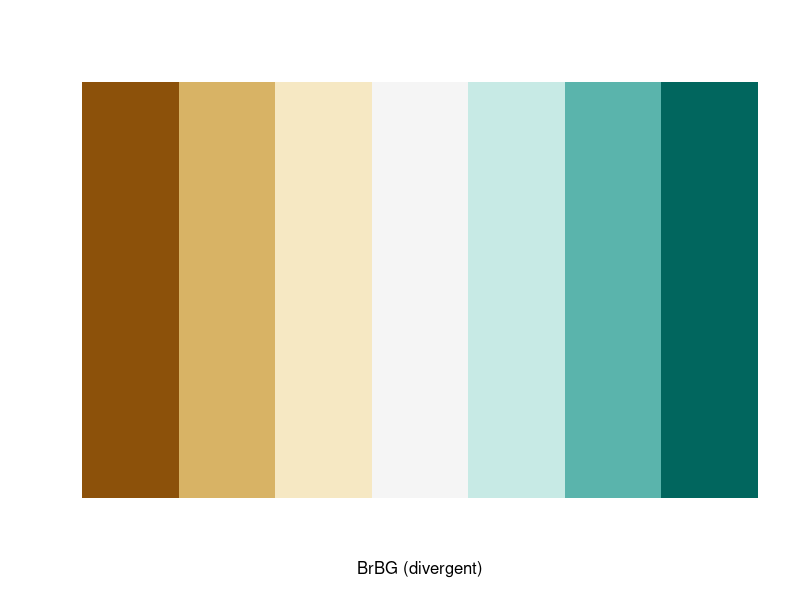
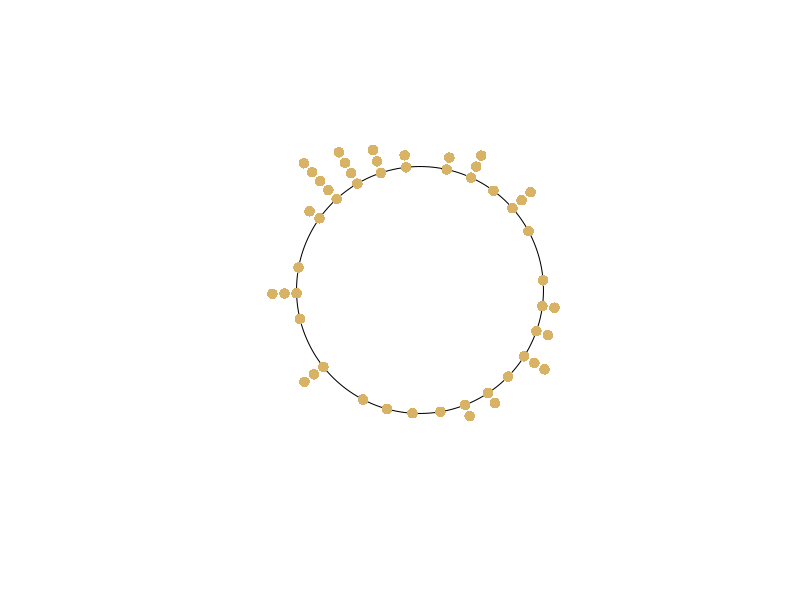
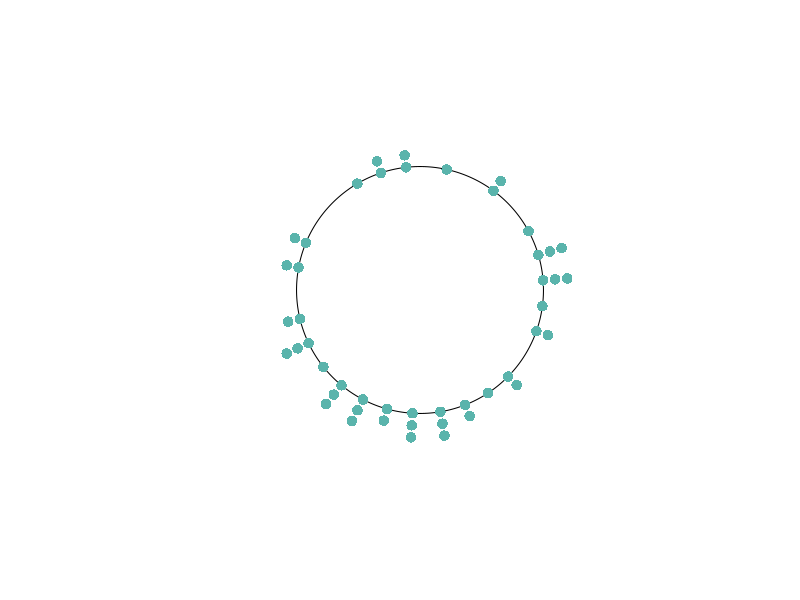
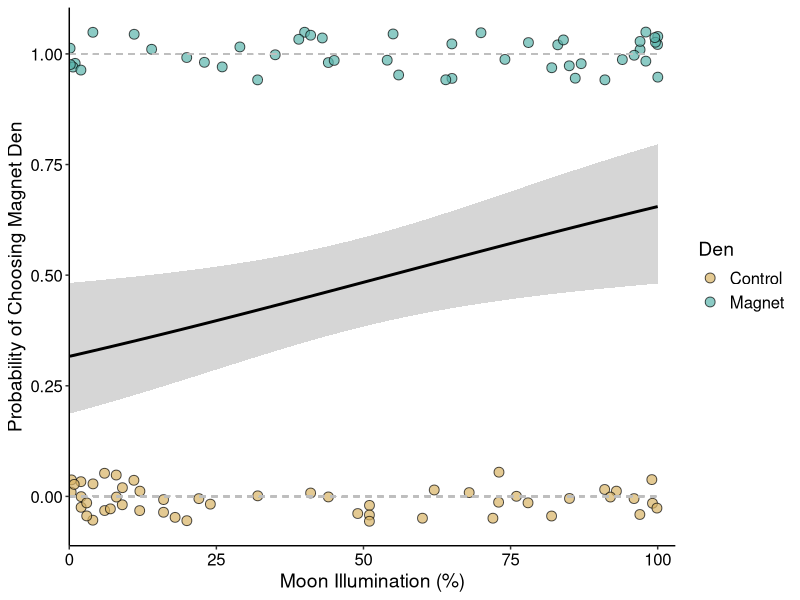
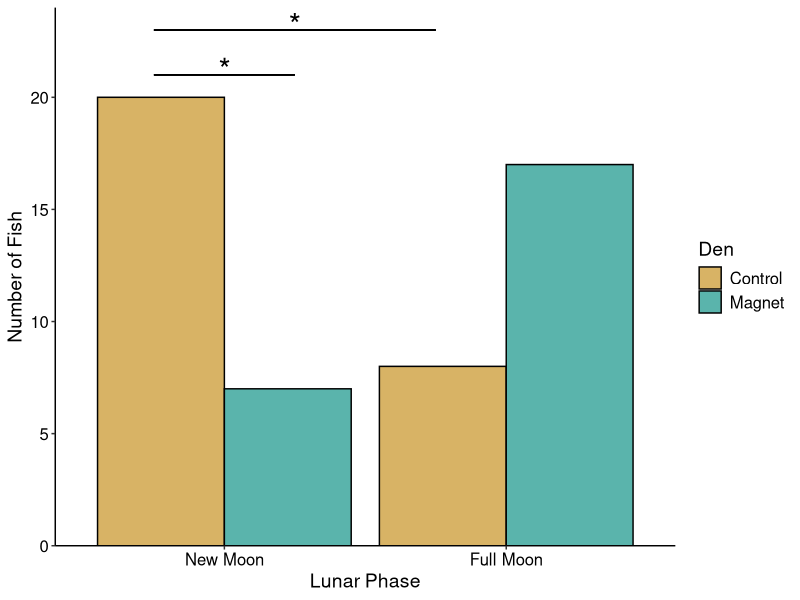
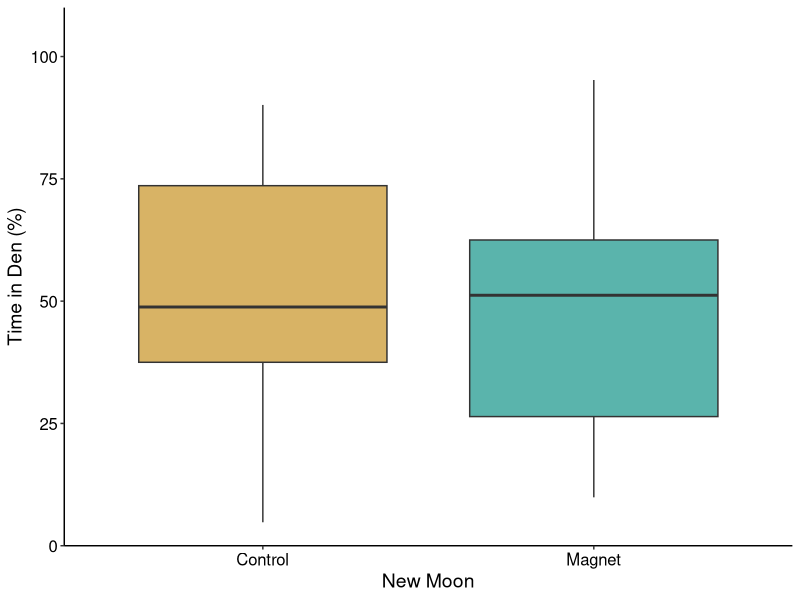
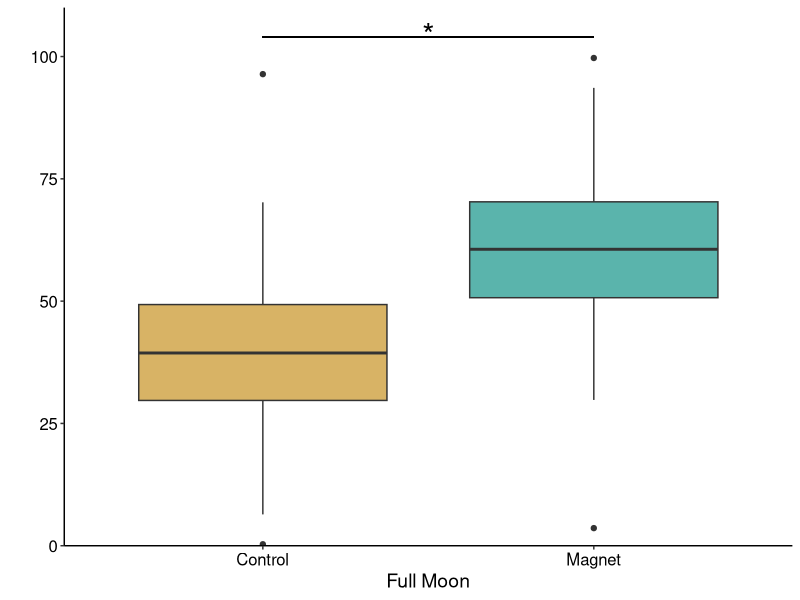
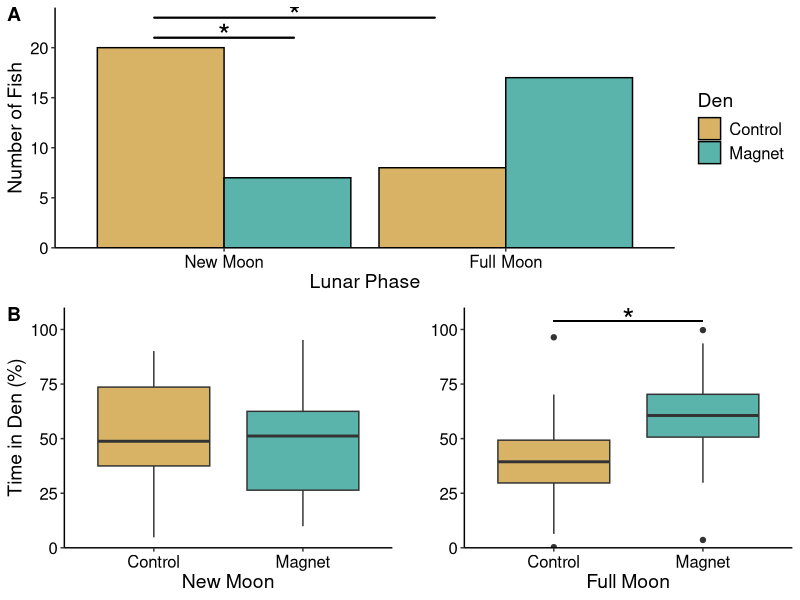

These figures' R source, in order:
## ---- chunk 1
library(RColorBrewer)
library(circular)
library(ggplot2)
library(ggpubr)
library(tidyverse)
library(rstatix)
## ---- chunk 2
# Hexadecimal color specification 
brewer.pal(n = 8, name = "BuGn")
# "#F7FCFD" "#E5F5F9" "#CCECE6" "#99D8C9" "#66C2A4" "#41AE76" "#238B45" "#005824"
display.brewer.pal(7,"BrBG")
## ---- chunk 3
lunar_data <- read.csv("2024_05_30 Data Availability.csv", sep = ",", header = TRUE)
View(lunar_data)
## ---- chunk 4
lunar_data %>% 
  group_by(Morning_Dec) %>% 
  summarise(count=n())
#total n = 98
#control n= 51
#magnet n= 47
## ---- chunk 5
control_data <- lunar_data %>% filter(Morning_Dec == "Control") #trials where fish were occupying the control den in the morning
control_choice <- control_data$Lunar_Day_Degree
control_choice_circ <- circular(control_choice, units = "degrees", template = "geographics", modulo = "2pi") 
mean.circular(control_choice_circ)
#mean angle = 354.5702
rayleigh.test(control_choice_circ)
#p-value = 0.2366 
## ---- chunk 6
plot.circular(control_choice_circ, col= "#D8B365", stack = TRUE, bins = 360, sep = .07, shrink = 1.5, cex = 1.4, axes=FALSE) #saved as .pdf to edit in illustrator
## ---- chunk 7
magnet_data <- lunar_data %>% filter(Morning_Dec == "Magnet") #trials where fish were occupying the magnet den in the morning
magnet_choice <- magnet_data$Lunar_Day_Degree
magnet_choice_circ <- circular(magnet_choice, units = "degrees", template = "geographics", modulo = "2pi") 
mean.circular(magnet_choice_circ)
# mean angle = 182.0084
rayleigh.test(magnet_choice_circ)
#p-value =  0.1133
## ---- chunk 8
plot.circular(magnet_choice_circ, col= "#5AB4AC", stack = TRUE, bins = 360, sep = .07, shrink = 1.5, cex = 1.4, axes=FALSE) #saved as .pdf to edit in illustrator
## ---- chunk 9
watson.two.test(control_choice_circ, magnet_choice_circ)
#Test Statistic: 0.1912
#0.01 < p-value < 0.05  
## ---- chunk 10
regression_model <- glm(Morning_DV ~ Moon_Illumination + Avg_Cloud_Cover + Effective_Illumination + Length + Tide_0800, data=lunar_data, family = binomial)
summary(regression_model)
confint(regression_model) #calculating confidence intervals
regression_model$coefficients #coefficients
exp(regression_model$coefficients) #calculating odds ratio
## ---- chunk 11
moon_illum_plot <- ggplot(lunar_data, aes(x = Moon_Illumination, y = Morning_DV)) + 
  geom_point (aes(colour= Morning_Dec, fill = Morning_Dec), pch = 21, colour = "black", alpha=.7, size=3, position=position_jitter(height=.06)) +
  stat_smooth(method = "glm", color = "black", se=TRUE, method.args = list(family="binomial")) + theme_classic() + 
  theme(axis.title.x = element_text(size=14), axis.title.y = element_text(size=14), 
        axis.text.x = element_text(size = 12, color = "black"), 
        axis.text.y = element_text(size = 12, color = "black")) +
  labs (x="Moon Illumination (%)", y="Probability of Choosing Magnet Den") +
  geom_segment(aes(x=0,xend=100,y=1,yend=1), linetype=2, color = "grey") + 
  geom_segment(aes(x=0,xend=100,y=0,yend=0), linetype=2, color = "grey") + 
  scale_x_continuous(expand = c(0,0), breaks = seq(0, 103, 25), limits = c(0,103)) +
  scale_fill_manual(values=c("#D8B365", "#5AB4AC")) + labs(fill= "Den") +
  theme(legend.title = element_text(size=14), legend.text = element_text(size=12))
               
moon_illum_plot
ggsave("Fig2B.pdf", width=6, height=4, dpi=300) #saved as .pdf to edit in illustrator
## ---- chunk 12
cycle_data <- lunar_data %>% filter(Moon_Cycle == "Full Moon" | Moon_Cycle == "New Moon") #trials conducted +/- 3 days around the new moon (n=27) and the full moon (n=25)
morning_choice=cycle_data %>% 
  group_by(Moon_Cycle, Morning_Dec) %>% 
  summarise(count=n())
morning_choice
## ---- chunk 13
my_theme = theme(
  axis.title.x = element_text(size = 16),
  axis.text.x = element_text(size = 14),
  axis.title.y = element_text(size = 16))

morning_choice_barplot <- ggplot(morning_choice, aes(x= Moon_Cycle, y = count, fill = Morning_Dec)) + geom_col(position = 'dodge', color= "black") + theme_classic() +
  theme(axis.title.x = element_text(size=14), axis.title.y = element_text(size=14), 
        axis.text.x = element_text(size = 12, color = "black"), 
        axis.text.y = element_text(size = 12, color = "black")) +
  theme(legend.title = element_text(size=14), legend.text = element_text(size=12)) +
  labs (x="Lunar Phase", y="Number of Fish") + scale_fill_manual(values=c("#D8B365", "#5AB4AC")) + 
  scale_x_discrete(limits=c("New Moon","Full Moon")) + labs(fill= "Den") + scale_y_continuous(expand = c(0,0),limits = c(0,24)) +
  geom_segment(aes(x=.75,xend=1.75,y=23,yend=23)) + geom_segment(aes(x=.75,xend=1.25,y=21,yend=21))+ 
  annotate("text",x = c(1.25), y = c(23.25),label = c("*"), size=8) + annotate("text",x = c(1), y = c(21.25),label = c("*"), size=8)
  
morning_choice_barplot
#ggsave("morning_choice.pdf", width=6, height=4, dpi=300)
## ---- chunk 14
binom.test(8, 25, p = 0.5)
#p-value = 0.1078
## ---- chunk 15
binom.test(20, 27, p = 0.5)
# p-value = 0.01916
## ---- chunk 16
binom.test(20, 28, p = 0.5)
#p-value = 0.0357
## ---- chunk 17
binom.test(17, 24, p = 0.5)
#p-value = 0.06391
## ---- chunk 18
newmoon_data <- lunar_data %>% filter(Moon_Cycle == "New Moon") %>% select(Perc_Control_Den, Perc_Magnet_Den)
newmoon_data <- newmoon_data %>% gather(newmoon_data)
newmoon_data <- newmoon_data %>% rename(Den = newmoon_data, Percent = value)
## ---- chunk 19
nm_boxplot <- ggplot(newmoon_data, aes(x= Den, y = Percent, fill=Den)) +
  geom_boxplot() + theme_classic() +
  theme(axis.title.x = element_text(size=14), axis.title.y = element_text(size=14), 
        axis.text.x = element_text(size = 12, color = "black"), 
        axis.text.y = element_text(size = 12, color = "black")) +
  labs (x="New Moon", y="Time in Den (%)") +
  scale_fill_manual(values=c("#D8B365", "#5AB4AC")) + theme(legend.position = "none") +
  theme(axis.text = element_text(size=12), axis.title = element_text(size=14))+ 
  scale_x_discrete(labels=c("Perc_Control_Den" = "Control", "Perc_Magnet_Den" = "Magnet")) +
  scale_y_continuous(expand = c(0,0),limits = c(0,110))

nm_boxplot
#ggsave("newmoon.pdf", width=3, height=4, dpi=300)
## ---- chunk 20
compare_means(Percent ~ Den, data = newmoon_data, paired = TRUE)
wilcox_test(Percent ~ Den, data = newmoon_data, paired = TRUE) #comparing with second stats to double check, same p-value
#p-value =	0.73
## ---- chunk 21
fullmoon_data <- lunar_data %>% filter(Moon_Cycle == "Full Moon") %>% select(Perc_Control_Den, Perc_Magnet_Den)
fullmoon_data <- fullmoon_data %>% gather(fullmoon_data)
fullmoon_data <- fullmoon_data %>% rename(Den = fullmoon_data, Percent = value)
## ---- chunk 22
fm_boxplot <- ggplot(fullmoon_data, aes(x= Den, y = Percent, fill=Den)) +
  geom_boxplot() + theme_classic() +
  theme(axis.title.x = element_text(size=14), axis.title.y = element_text(size=14), 
        axis.text.x = element_text(size = 12, color = "black"), 
        axis.text.y = element_text(size = 12, color = "black")) +
  labs (x="Full Moon", y=" ") +
  scale_fill_manual(values=c("#D8B365", "#5AB4AC")) + theme(legend.position = "none") +
  theme(axis.text = element_text(size=12), axis.title = element_text(size=14))+
  scale_x_discrete(labels=c("Perc_Control_Den" = "Control", "Perc_Magnet_Den" = "Magnet"))+ 
  geom_segment(aes(x=1,xend=2,y=104,yend=104))+ 
  annotate("text",x = c(1.5), y = c(104.5),label = c("*"), size=8) +
  scale_y_continuous(expand = c(0,0),limits = c(0,110))

fm_boxplot
#ggsave("fullmoon.pdf", width=3, height=4, dpi=300)
## ---- chunk 23
compare_means(Percent ~ Den, data = fullmoon_data, paired = TRUE)
wilcox_test(Percent ~ Den, data = fullmoon_data, paired = TRUE) #comparing with second stats to double check, same p-value
#p-value = 0.039
## ---- chunk 24
den_plot <- ggarrange(nm_boxplot, fm_boxplot,
                    ncol = 2, nrow = 1)
ggarrange(morning_choice_barplot, den_plot,
                    ncol = 1, nrow = 2, labels = c("A","B"))
ggsave("Fig3.pdf", width=8, height=10, dpi=300)
## ---- chunk 25
den_boxplot <- ggplot(cycle_data, aes(x= Moon_Cycle, y = Total_Perc_In_A_Den, fill=Moon_Cycle)) +
  geom_boxplot() + theme_classic() +
  theme(axis.title.x = element_text(size=14), axis.title.y = element_text(size=14), 
        axis.text.x = element_text(size = 12, color = "black"), 
        axis.text.y = element_text(size = 12, color = "black")) +
  labs (x="Lunar Phase", y="Total Time in a Den (%)") + scale_fill_manual(values=c("#c7eae5", "#f6e8c3")) + 
  theme(legend.position = "none") + scale_x_discrete(limits=c("New Moon", "Full Moon")) +
  scale_y_continuous(expand = c(0,0),limits = c(0,110))

den_boxplot
ggsave("SIFig1.pdf", width=6, height=4, dpi=300)
## ---- chunk 26
compare_means(Total_Perc_In_A_Den ~ Moon_Cycle, data = cycle_data, paired = FALSE)
#p-value = 0.34
## ---- chunk 27
magnet_data <- read.csv("2024_01_12 Magnet Strength.csv", sep = ",", header = TRUE)
magnet_data
magnet_tank <- ggplot(magnet_data, aes(x= Position, y = Corrected_Field_Strength)) +
  geom_line() + geom_point()+ theme_classic() +
  theme(axis.title.x = element_text(size=14), axis.title.y = element_text(size=14), 
        axis.text.x = element_text(size = 12, color = "black"), 
        axis.text.y = element_text(size = 12, color = "black")) +
  labs (x="Position in Tank (cm)", y="Field Strength (μT)") +
  scale_x_continuous(expand = c(0,0), breaks = seq(0, 110, 10), limits = c(0,113)) + 
  scale_y_continuous(expand = c(0,0), breaks = seq(0, 321, 50), limits = c(0,330))

magnet_tank
ggsave("Fig1.pdf", width=6, height=4, dpi=300)
